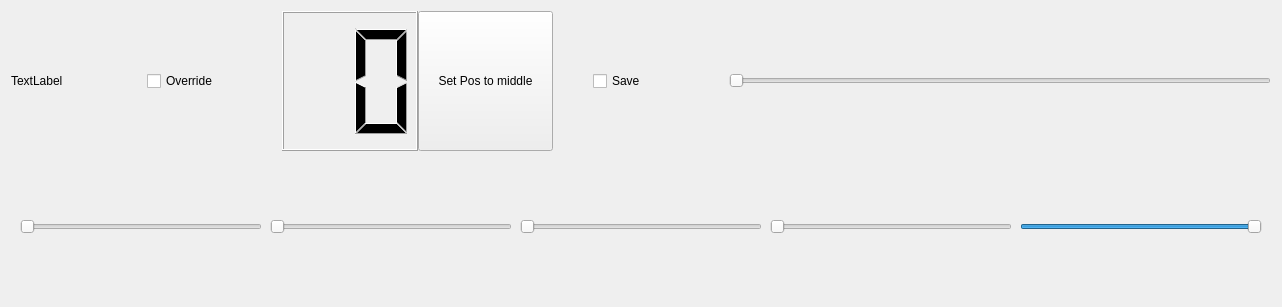
<?xml version="1.0" encoding="UTF-8"?>
<ui version="4.0">
 <class>Position</class>
 <widget class="QWidget" name="Position">
  <property name="geometry">
   <rect>
    <x>0</x>
    <y>0</y>
    <width>1282</width>
    <height>307</height>
   </rect>
  </property>
  <property name="sizePolicy">
   <sizepolicy hsizetype="Expanding" vsizetype="Expanding">
    <horstretch>1</horstretch>
    <verstretch>1</verstretch>
   </sizepolicy>
  </property>
  <property name="windowTitle">
   <string>Form</string>
  </property>
  <layout class="QVBoxLayout" name="verticalLayout" stretch="0">
   <item>
    <layout class="QVBoxLayout" name="verticalLayout_2">
     <item>
      <widget class="QWidget" name="widget_2" native="true">
       <property name="sizePolicy">
        <sizepolicy hsizetype="Expanding" vsizetype="Expanding">
         <horstretch>1</horstretch>
         <verstretch>1</verstretch>
        </sizepolicy>
       </property>
       <layout class="QHBoxLayout" name="horizontalLayout_6">
        <property name="spacing">
         <number>0</number>
        </property>
        <property name="leftMargin">
         <number>0</number>
        </property>
        <property name="topMargin">
         <number>0</number>
        </property>
        <property name="rightMargin">
         <number>0</number>
        </property>
        <property name="bottomMargin">
         <number>0</number>
        </property>
        <item>
         <layout class="QHBoxLayout" name="horizontalLayout_3">
          <property name="spacing">
           <number>0</number>
          </property>
          <item>
           <widget class="QLabel" name="title">
            <property name="sizePolicy">
             <sizepolicy hsizetype="Expanding" vsizetype="Expanding">
              <horstretch>1</horstretch>
              <verstretch>1</verstretch>
             </sizepolicy>
            </property>
            <property name="text">
             <string>TextLabel</string>
            </property>
           </widget>
          </item>
          <item>
           <widget class="QCheckBox" name="checkBox">
            <property name="sizePolicy">
             <sizepolicy hsizetype="Expanding" vsizetype="Expanding">
              <horstretch>1</horstretch>
              <verstretch>1</verstretch>
             </sizepolicy>
            </property>
            <property name="text">
             <string>Override</string>
            </property>
           </widget>
          </item>
          <item>
           <widget class="QLCDNumber" name="lcdNumber">
            <property name="sizePolicy">
             <sizepolicy hsizetype="Expanding" vsizetype="Expanding">
              <horstretch>1</horstretch>
              <verstretch>1</verstretch>
             </sizepolicy>
            </property>
            <property name="digitCount">
             <number>2</number>
            </property>
           </widget>
          </item>
          <item>
           <widget class="QPushButton" name="pushButton_PosToMiddle">
            <property name="sizePolicy">
             <sizepolicy hsizetype="Expanding" vsizetype="Expanding">
              <horstretch>1</horstretch>
              <verstretch>1</verstretch>
             </sizepolicy>
            </property>
            <property name="text">
             <string>Set Pos to middle</string>
            </property>
           </widget>
          </item>
          <item>
           <spacer name="horizontalSpacer_5">
            <property name="orientation">
             <enum>Qt::Horizontal</enum>
            </property>
            <property name="sizeHint" stdset="0">
             <size>
              <width>40</width>
              <height>20</height>
             </size>
            </property>
           </spacer>
          </item>
          <item>
           <widget class="QCheckBox" name="checkBox_Save">
            <property name="sizePolicy">
             <sizepolicy hsizetype="Expanding" vsizetype="Expanding">
              <horstretch>1</horstretch>
              <verstretch>1</verstretch>
             </sizepolicy>
            </property>
            <property name="text">
             <string>Save</string>
            </property>
           </widget>
          </item>
          <item>
           <widget class="QSlider" name="horizontalSlider_Speed">
            <property name="sizePolicy">
             <sizepolicy hsizetype="Expanding" vsizetype="Expanding">
              <horstretch>4</horstretch>
              <verstretch>1</verstretch>
             </sizepolicy>
            </property>
            <property name="maximum">
             <number>200</number>
            </property>
            <property name="value">
             <number>0</number>
            </property>
            <property name="orientation">
             <enum>Qt::Horizontal</enum>
            </property>
           </widget>
          </item>
         </layout>
        </item>
       </layout>
      </widget>
     </item>
     <item>
      <widget class="QWidget" name="widget" native="true">
       <property name="sizePolicy">
        <sizepolicy hsizetype="Expanding" vsizetype="Expanding">
         <horstretch>1</horstretch>
         <verstretch>1</verstretch>
        </sizepolicy>
       </property>
       <layout class="QHBoxLayout" name="horizontalLayout_5">
        <property name="spacing">
         <number>0</number>
        </property>
        <property name="leftMargin">
         <number>0</number>
        </property>
        <property name="topMargin">
         <number>0</number>
        </property>
        <property name="rightMargin">
         <number>0</number>
        </property>
        <property name="bottomMargin">
         <number>0</number>
        </property>
        <item>
         <layout class="QHBoxLayout" name="horizontalLayout_4">
          <property name="spacing">
           <number>0</number>
          </property>
          <property name="leftMargin">
           <number>9</number>
          </property>
          <property name="rightMargin">
           <number>9</number>
          </property>
          <item>
           <widget class="QSlider" name="horizontalSlider_Position">
            <property name="sizePolicy">
             <sizepolicy hsizetype="Expanding" vsizetype="Expanding">
              <horstretch>1</horstretch>
              <verstretch>1</verstretch>
             </sizepolicy>
            </property>
            <property name="maximum">
             <number>1000</number>
            </property>
            <property name="orientation">
             <enum>Qt::Horizontal</enum>
            </property>
           </widget>
          </item>
          <item>
           <spacer name="horizontalSpacer">
            <property name="orientation">
             <enum>Qt::Horizontal</enum>
            </property>
            <property name="sizeType">
             <enum>QSizePolicy::Minimum</enum>
            </property>
            <property name="sizeHint" stdset="0">
             <size>
              <width>8</width>
              <height>20</height>
             </size>
            </property>
           </spacer>
          </item>
          <item>
           <widget class="QSlider" name="horizontalSlider_Mul">
            <property name="sizePolicy">
             <sizepolicy hsizetype="Expanding" vsizetype="Expanding">
              <horstretch>1</horstretch>
              <verstretch>1</verstretch>
             </sizepolicy>
            </property>
            <property name="minimum">
             <number>1</number>
            </property>
            <property name="maximum">
             <number>20</number>
            </property>
            <property name="value">
             <number>1</number>
            </property>
            <property name="orientation">
             <enum>Qt::Horizontal</enum>
            </property>
           </widget>
          </item>
          <item>
           <spacer name="horizontalSpacer_2">
            <property name="orientation">
             <enum>Qt::Horizontal</enum>
            </property>
            <property name="sizeType">
             <enum>QSizePolicy::Minimum</enum>
            </property>
            <property name="sizeHint" stdset="0">
             <size>
              <width>8</width>
              <height>20</height>
             </size>
            </property>
           </spacer>
          </item>
          <item>
           <widget class="QSlider" name="horizontalSlider_Shift">
            <property name="sizePolicy">
             <sizepolicy hsizetype="Expanding" vsizetype="Expanding">
              <horstretch>1</horstretch>
              <verstretch>1</verstretch>
             </sizepolicy>
            </property>
            <property name="maximum">
             <number>1000</number>
            </property>
            <property name="orientation">
             <enum>Qt::Horizontal</enum>
            </property>
           </widget>
          </item>
          <item>
           <spacer name="horizontalSpacer_3">
            <property name="orientation">
             <enum>Qt::Horizontal</enum>
            </property>
            <property name="sizeType">
             <enum>QSizePolicy::Minimum</enum>
            </property>
            <property name="sizeHint" stdset="0">
             <size>
              <width>8</width>
              <height>20</height>
             </size>
            </property>
           </spacer>
          </item>
          <item>
           <widget class="QSlider" name="horizontalSlider_SpanMin">
            <property name="sizePolicy">
             <sizepolicy hsizetype="Expanding" vsizetype="Expanding">
              <horstretch>1</horstretch>
              <verstretch>1</verstretch>
             </sizepolicy>
            </property>
            <property name="maximum">
             <number>1000</number>
            </property>
            <property name="orientation">
             <enum>Qt::Horizontal</enum>
            </property>
           </widget>
          </item>
          <item>
           <spacer name="horizontalSpacer_4">
            <property name="orientation">
             <enum>Qt::Horizontal</enum>
            </property>
            <property name="sizeType">
             <enum>QSizePolicy::Minimum</enum>
            </property>
            <property name="sizeHint" stdset="0">
             <size>
              <width>8</width>
              <height>20</height>
             </size>
            </property>
           </spacer>
          </item>
          <item>
           <widget class="QSlider" name="horizontalSlider_SpanMax">
            <property name="sizePolicy">
             <sizepolicy hsizetype="Expanding" vsizetype="Expanding">
              <horstretch>1</horstretch>
              <verstretch>1</verstretch>
             </sizepolicy>
            </property>
            <property name="maximum">
             <number>1000</number>
            </property>
            <property name="value">
             <number>1000</number>
            </property>
            <property name="orientation">
             <enum>Qt::Horizontal</enum>
            </property>
           </widget>
          </item>
         </layout>
        </item>
       </layout>
      </widget>
     </item>
    </layout>
   </item>
  </layout>
 </widget>
 <resources/>
 <connections/>
</ui>
